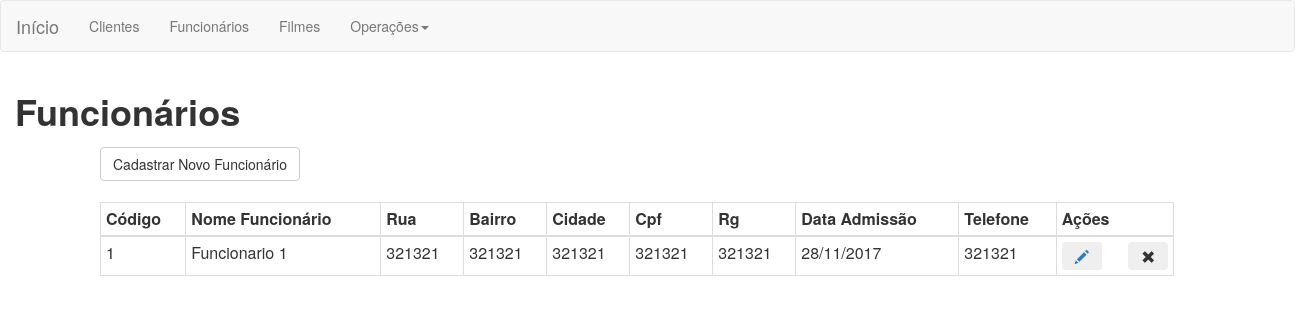
/views/funcionario.php, run on an earlier commit of the app's database.
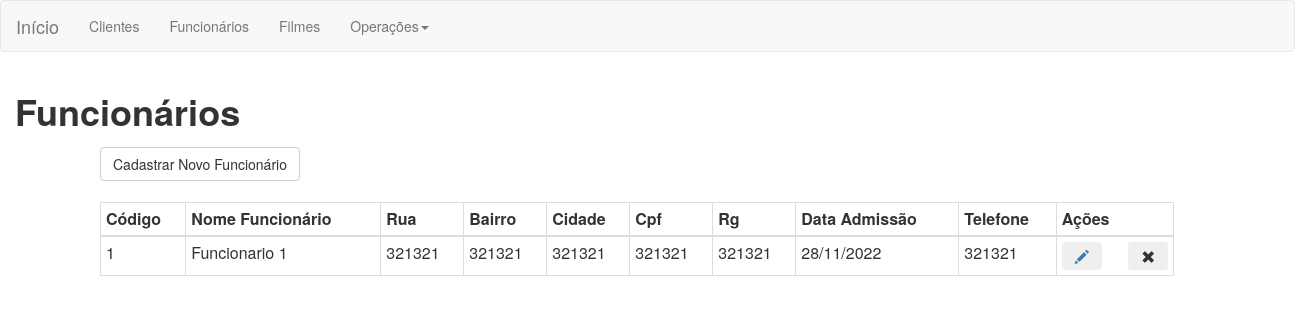
And on a later commit of the database.
### tables this page shows
CREATE TABLE `funcionarios` (
  `cod_funcionario` int(11) NOT NULL,
  `nome` varchar(100) NOT NULL,
  `rua` varchar(50) NOT NULL,
  `cep` varchar(10) NOT NULL,
  `bairro` varchar(50) NOT NULL,
  `cidade` varchar(50) NOT NULL,
  `cpf` varchar(11) NOT NULL,
  `rg` varchar(10) NOT NULL,
  `sexo` varchar(15) NOT NULL,
  `data_admissao` varchar(10) DEFAULT NULL,
  `telefone` varchar(15) NOT NULL
);

### controllers/funcionario.controller.php (called while the page is built, shortened)
<?php
        $con = new ConexaoBD;
        $conexao = $con->ConnectBD();
        try {
            $res = $conexao->query("select * from funcionarios");
             $funcionarios = $res->fetchAll();
        } catch (PDOException $e){
            echo "false";
        } finally{
            $conexao = null;
        }
?>

### views/funcionario.php (the view, shortened to what this page needs)
<?php require_once('../controllers/funcionario.controller.php'); ?>
<html>
    <head>
        <link rel="stylesheet" href="../resources/bootstrap/css/bootstrap.min.css" />
    </head>
    <body>
        <div>
            <?php require_once('menu.php'); ?>
        </div>
        <div class="container-fluid">
                <div class="row">
                    <div class="col-sm-4"><h1><label>Funcionários</label></h1></div>
                    <div class="col-sm-4"></div>
                    <div class="col-sm-4"></div>
                </div>
                <div class="row">
                    <div style="margin-left:85px;" class="col-sm-12">
                    <a href="cadastro.funcionario.php" class="pull-left"> <button class="btn btn-default">Cadastrar Novo Funcionário</button></a>
                </div>
                <br>
                <div class="row">
                    <div class="col-sm-2"></div>
                    <div style="margin-left:100px;" class="col-sm-10">
                        <table class="table table-bordered table-condensed"><br>
                            <thead>
                                <tr>
                                    <th>Código</th>
                                    <th>Nome Funcionário</th>
                                    <th>Rua</th>
                                    <th>Bairro</th>
                                    <th>Cidade</th>
                                    <th>Cpf</th>
                                    <th>Rg</th>
                                    <th>Data Admissão</th>
                                    <th>Telefone</th>
                                    <th>Ações</th>
                                </tr>
                            </thead>
                            <tbody>
                                <?php
                                foreach ($funcionarios as $value) {
                                        echo "<tr><td>".$value['cod_funcionario']."</td><td>".$value['nome']."</td><td>".$value['rua']."</td><td>".$value['bairro']."</td><td>".$value['cidade']."</td><td>".$value['cpf']."</td><td>".$value['rg']."</td><td>".$value['data_admissao']."</td><td>".$value['telefone']."</td>
                                        <td>
                                        <a href='edicao.funcionario.php?codFuncionario=".$value['cod_funcionario']."'><button title='Editar' class='btn pull-left'><span class='glyphicon glyphicon-pencil' aria-hidden='true'></span></button></a>
                                        <button title='Excluir' class='btn pull-right' onclick='excluirFuncionario(".$value['cod_funcionario'].")'> <span class='glyphicon glyphicon-remove' aria-hidden='true'></span></button></td>
                                        </tr>";
                                    }
                                 ?>
                            </tbody>
                        </table>
                    </div>
                </div>
        </div>
    </body>
</html>

### views/menu.php (shortened to what this page needs)
<?php
    $endereco = strtolower($_SERVER ['REQUEST_URI']);
    if($endereco == "/locadora-php/" || $endereco == "/locadora-php/index.php"){
      $index = "index.php";
      $urlCliente = "views/cliente.php";
      $urlFuncionario = "views/funcionario.php";
      $urlFilmes = "views/filme.php";
      $urlLocacao = "views/locacao.php";
      $urlDevolucao = "views/devolucao.php";
    }else{
      $index = "../index.php";
      $urlCliente = "../views/cliente.php";
      $urlFuncionario = "../views/funcionario.php";
      $urlFilmes = "../views/filme.php";
    }
?>
<nav class="navbar navbar-default">
        <div class="container-fluid">
          <div class="navbar-header">
            <a class="navbar-brand" href="<?php echo $index ?>">Início</a>
          </div>
          <div class="collapse navbar-collapse" id="bs-example-navbar-collapse-1">
            <ul class="nav navbar-nav">
              <li><a href="<?php echo $urlCliente ?>">Clientes</a></li>
              <li><a href="<?php echo $urlFuncionario?>">Funcionários</a></li>
              <li><a href="<?php echo $urlFilmes ?>">Filmes</a></li>
              <li class="dropdown">
                    <a href="#" class="dropdown-toggle" data-toggle="dropdown" role="button" aria-haspopup="true" aria-expanded="false">Operações<span class="caret"></span></a>
                  </li>
            </ul>
          </div>
        </div>
      </nav>

What changed in the data, as far as the page shows it:
changed funcionarios "Funcionario 1": data_admissao "28/11/2017" → "28/11/2022"
